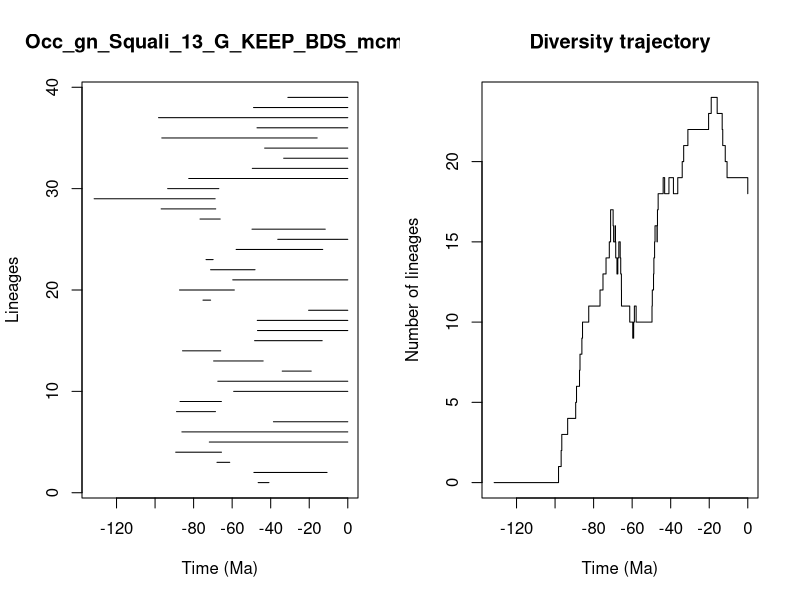

Here is the R script that generated this plot:


pdf(file='../Results/Genus/5_MA_bins_EXT_EP_FT/pyrate_mcmc_logs/Occ_gn_Squali_13_G_KEEP_BDS_mcmc_LTT.pdf',width=0.6*20, height=0.6*10)
title = "Occ_gn_Squali_13_G_KEEP_BDS_mcmc"
ts=c(46.50632510672839, 48.7256780175845,67.87935918685274,89.2995536500579,71.85499084639093,86.08350838459573,38.57948448810112,88.86760298312417,87.0634243231695,59.2100563387875,67.43381699598652,34.02281345062741,69.61822345566758,85.75134292571572,48.36058701784035,46.860860476017166,46.96489726117347,20.33090215378648,75.13372843552636,87.3169262442805,59.69158334907083,71.19108901978922,73.55303977782167,57.93271241376195,36.33295049234358,49.69710358924063,76.67346603213375,96.84323568690353,131.60932275066497,93.46605911399574,82.52831140879304,49.54487264480217,33.26362686530096,43.13763870600745,96.50978449137017,47.104612865874664,98.20063506672957,48.90895819473841,31.08220826559365)
te=c(40.90876586611457, 10.747273895406773,61.24975604138803,65.53424091361978,0.0,0.0,0.0,68.65209402586589,65.57907492569049,0.0,0.0,18.972873139197297,43.90872046894663,65.93087478814246,13.279910147385184,0.0,0.0,0.0,71.17611353463762,58.84446664974044,0.0,48.12937395625354,69.8741544251115,12.991844640754353,0.0,11.688901459307004,66.20400773461496,68.52381037068952,68.82467227135712,66.91776013872698,0.0,0.0,0.0,0.0,15.882631173038689,0.0,0.0,0.0,0.0)
div_traj=c(0, 1,2,3,4,5,6,7,8,9,10,11,12,13,14,15,16,17,16,15,16,15,14,13,14,15,14,13,12,11,10,9,10,11,10,11,12,13,14,15,16,15,16,17,18,19,18,19,18,19,20,21,22,23,24,23,22,21,20,19,18)
time_events=c(131.60932275066497, 98.20063506672957,96.84323568690353,96.50978449137017,93.46605911399574,89.2995536500579,88.86760298312417,87.3169262442805,87.0634243231695,86.08350838459573,85.75134292571572,82.52831140879304,76.67346603213375,75.13372843552636,73.55303977782167,71.85499084639093,71.19108901978922,71.17611353463762,69.8741544251115,69.61822345566758,68.82467227135712,68.65209402586589,68.52381037068952,67.87935918685274,67.43381699598652,66.91776013872698,66.20400773461496,65.93087478814246,65.57907492569049,65.53424091361978,61.24975604138803,59.69158334907083,59.2100563387875,58.84446664974044,57.93271241376195,49.69710358924063,49.54487264480217,48.90895819473841,48.7256780175845,48.36058701784035,48.12937395625354,47.104612865874664,46.96489726117347,46.860860476017166,46.50632510672839,43.90872046894663,43.13763870600745,40.90876586611457,38.57948448810112,36.33295049234358,34.02281345062741,33.26362686530096,31.08220826559365,20.33090215378648,18.972873139197297,15.882631173038689,13.279910147385184,12.991844640754353,11.688901459307004,10.747273895406773,0.0)
                par(mfrow=c(1,2))
                L = length(ts)
                plot(ts, 1:L , xlim=c(-max(ts)-1,0), pch=20, type="n", main=title,xlab="Time (Ma)",ylab="Lineages")
                for (i in 1:L){segments(x0=-te[i],y0=i,x1=-ts[i],y1=i)}    
                t = -time_events
                plot(div_traj ~ t,type="s", main = "Diversity trajectory",xlab="Time (Ma)",ylab="Number of lineages",xlim=c(-max(ts)-1,0))
                abline(v=c(65,200,251,367,445),lty=2,col="gray")
                
